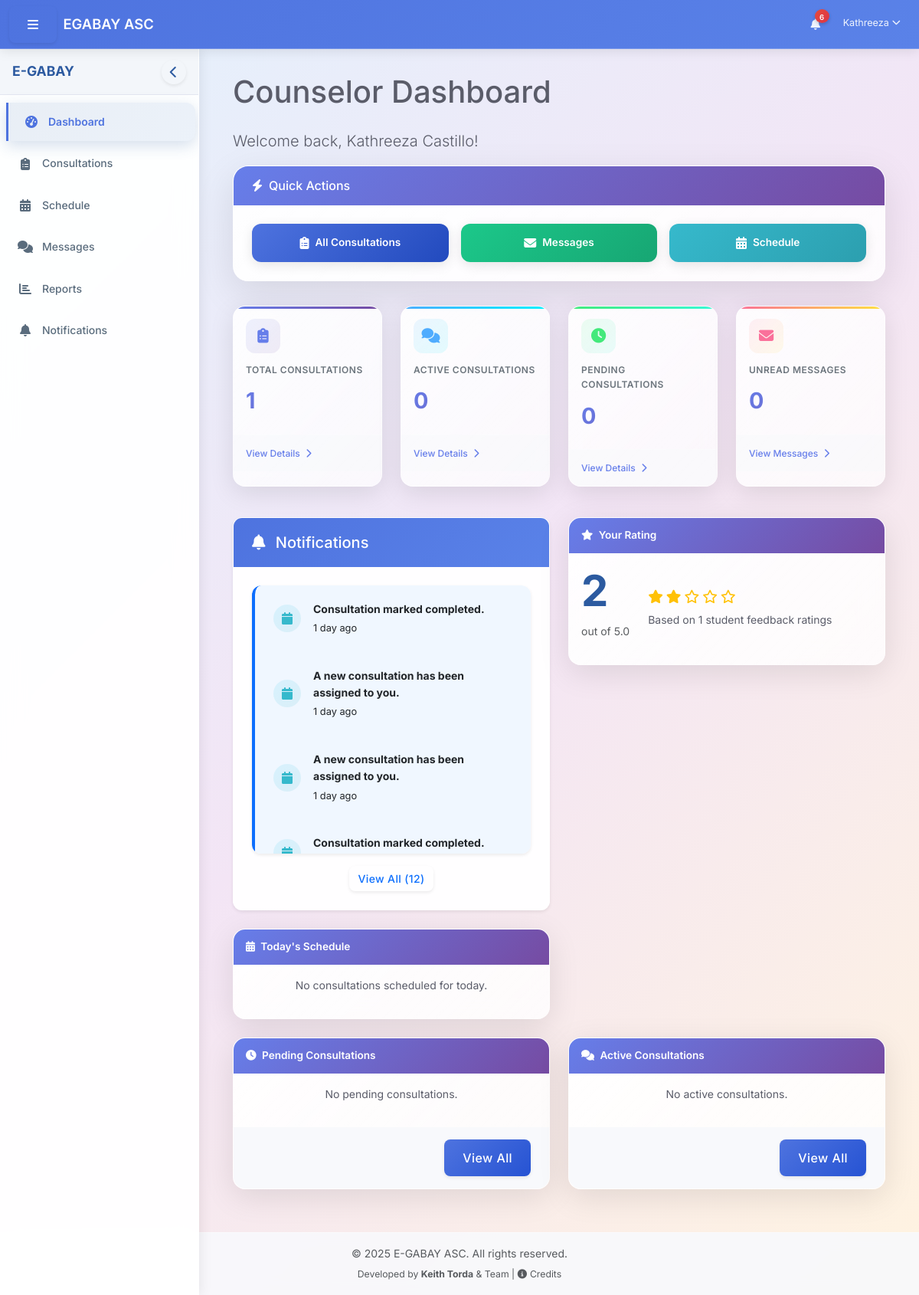
/dashboard/counselor/index.php?t=1754320308 (signed in), run on the app's committed database.
### tables this page shows
CREATE TABLE `system_notifications` (
  `id` int(11) NOT NULL AUTO_INCREMENT,
  `user_id` int(11) DEFAULT NULL,
  `target_role` varchar(50) DEFAULT NULL,
  `message` text NOT NULL,
  `notification_type` varchar(20) DEFAULT 'info',
  `category` varchar(50) DEFAULT 'system',
  `link` varchar(255) DEFAULT NULL,
  `is_read` tinyint(1) NOT NULL DEFAULT 0,
  `read_at` datetime DEFAULT NULL,
  `created_at` timestamp NOT NULL DEFAULT current_timestamp(),
  PRIMARY KEY (`id`),
  KEY `user_id` (`user_id`),
  KEY `target_role` (`target_role`)
);

### includes/utility.php (called while the page is built, shortened)
<?php
function timeAgo($datetime) {
    $time = strtotime($datetime);
    $now = time();
    $diff = $now - $time;
    if ($diff < 60) {
        return 'Just now';
    } elseif ($diff < 3600) {
        $mins = floor($diff / 60);
        return $mins . ' minute' . ($mins > 1 ? 's' : '') . ' ago';
    } elseif ($diff < 86400) {
        $hours = floor($diff / 3600);
        return $hours . ' hour' . ($hours > 1 ? 's' : '') . ' ago';
    } elseif ($diff < 604800) {
        $days = floor($diff / 86400);
        return $days . ' day' . ($days > 1 ? 's' : '') . ' ago';
    } elseif ($diff < 2592000) {
        $weeks = floor($diff / 604800);
        return $weeks . ' week' . ($weeks > 1 ? 's' : '') . ' ago';
    } elseif ($diff < 31536000) {
        $months = floor($diff / 2592000);
        return $months . ' month' . ($months > 1 ? 's' : '') . ' ago';
    } else {
        $years = floor($diff / 31536000);
        return $years . ' year' . ($years > 1 ? 's' : '') . ' ago';
    }
}
function getSystemNotifications($user_id, $limit = 10, $category = null) {
    $database = new Database();
    $db = $database->getConnection();
    $role = getUserRoleSafe($user_id);
    try {
        $check_query = "SHOW TABLES LIKE 'system_notifications'";
        $check_stmt = $db->prepare($check_query);
        $check_stmt->execute();
        $table_exists = $check_stmt->fetch();
    } catch (Exception $e) {
        error_log("Error checking system_notifications table: " . $e->getMessage());
        return [];
    }
    $limit = intval($limit);
    $query = "SELECT *
              FROM system_notifications
              WHERE user_id = ? OR target_role = ?";
    $query .= " ORDER BY created_at DESC
                LIMIT {$limit}";
    try {
        $stmt = $db->prepare($query);
        if ($category) {
            $stmt->execute([$user_id, $role, $category]);
        } else {
            $stmt->execute([$user_id, $role]);
        }
        return $stmt->fetchAll(PDO::FETCH_ASSOC);
    } catch (Exception $e) {
        error_log("Error getting system notifications: " . $e->getMessage());
        return [];
    }
}
function getUserRoleSafe($user_id = null) {
    $database = new Database();
    $db = $database->getConnection();
    $role = '';
    try {
        $check_query = "SHOW COLUMNS FROM users LIKE 'role_name'";
        $check_stmt = $db->prepare($check_query);
        $check_stmt->execute();
        $role_column_exists = $check_stmt->fetch();
        if ($role_column_exists) {
            $role_query = "SELECT role_name FROM users WHERE user_id = ?";
            $role_stmt = $db->prepare($role_query);
            $role_stmt->execute([$user_id]);
            $result = $role_stmt->fetch(PDO::FETCH_ASSOC);
            if ($result) {
                $role = $result['role_name'];
            }
        } else {
            $role_query = "SELECT role_id FROM users WHERE user_id = ?";
            $role_stmt = $db->prepare($role_query);
            $role_stmt->execute([$user_id]);
            $result = $role_stmt->fetch(PDO::FETCH_ASSOC);
            if ($result) {
                switch ($result['role_id']) {
                    case 2:
                        $role = 'counselor';
                        break;
                }
            }
        }
    } catch (Exception $e) {
        error_log("Error determining user role: " . $e->getMessage());
    }
    return $role;
}
function getMessageAndConsultationNotifications($user_id, $limit = 5) {
    $database = new Database();
    $db = $database->getConnection();
    $notifications = [];
    $role = getUserRoleSafe($user_id);
    $limit = intval($limit);
    $query = "SELECT cm.*, cs.id as chat_session_id, cs.subject,
              u.first_name, u.last_name,
              cr.is_anonymous, cr.student_id AS cr_student_id
              FROM chat_messages cm
              JOIN chat_sessions cs ON cm.chat_id = cs.id
              JOIN consultation_requests cr ON cs.consultation_id = cr.id
              LEFT JOIN users u ON cm.user_id = u.user_id
              WHERE ((cs.student_id = ? AND cm.user_id != ?) OR (cs.counselor_id = ? AND cm.user_id != ?))
              AND cm.is_read = 0
              ORDER BY cm.created_at DESC
              LIMIT {$limit}";
    try {
        $stmt = $db->prepare($query);
        $stmt->execute([$user_id, $user_id, $user_id, $user_id]);
        $unread_messages = $stmt->fetchAll(PDO::FETCH_ASSOC);
        foreach ($unread_messages as $message) {
            if (isset($message['message_type']) && $message['message_type'] == 'system') {
                $sender_name = 'System';
            } else {
                if ($role == 'counselor' && $message['is_anonymous'] && $message['cr_student_id'] == $message['user_id']) {
                    $sender_name = 'Anonymous Student';
                } else {
                    $sender_name = $message['first_name'] . ' ' . $message['last_name'];
                }
            }
            $notifications[] = [
                'id' => 'msg_' . $message['id'],
                'message' => "New message from {$sender_name} in {$message['subject']}",
                'created_at' => $message['created_at'],
                'is_read' => 0,
                'link' => SITE_URL . '/dashboard/' . $role . '/chat.php?id=' . $message['chat_session_id']
            ];
        }
    } catch (Exception $e) {
        error_log("Error getting unread messages: " . $e->getMessage());
    }
    if ($role == 'student') {
        $query = "SELECT cr.*, u.first_name, u.last_name
                  FROM consultation_requests cr
                  JOIN users u ON cr.counselor_id = u.user_id
                  WHERE cr.student_id = ? AND cr.status = 'live' AND
                  cr.updated_at > (NOW() - INTERVAL 24 HOUR)
                  ORDER BY cr.updated_at DESC
                  LIMIT {$limit}";
        try {
            $stmt = $db->prepare($query);
            $stmt->execute([$user_id]);
            $consultations = $stmt->fetchAll(PDO::FETCH_ASSOC);
            foreach ($consultations as $consultation) {
                $notifications[] = [
                    'id' => 'cons_' . $consultation['id'],
                    'message' => "Your consultation has been approved by {$consultation['first_name']} {$consultation['last_name']}",
                    'created_at' => $consultation['updated_at'],
                    'is_read' => 0,
                    'link' => SITE_URL . '/dashboard/student/view_consultation.php?id=' . $consultation['id']
                ];
            }
        } catch (Exception $e) {
            error_log("Error getting approved consultations: " . $e->getMessage());
        }
    } elseif ($role == 'counselor') {
        $query = "SELECT cr.*, u.first_name, u.last_name
                  FROM consultation_requests cr
                  JOIN users u ON cr.student_id = u.user_id
                  WHERE cr.counselor_id = ? AND cr.status = 'live' AND
                  cr.updated_at > (NOW() - INTERVAL 24 HOUR)
                  ORDER BY cr.updated_at DESC
                  LIMIT {$limit}";
        try {
            $stmt = $db->prepare($query);
            $stmt->execute([$user_id]);
            $consultations = $stmt->fetchAll(PDO::FETCH_ASSOC);
        } catch (Exception $e) {
            error_log("Error getting assigned consultations: " . $e->getMessage());
        }
    }
    usort($notifications, function($a, $b) {
        return strtotime($b['created_at']) - strtotime($a['created_at']);
    });
    return array_slice($notifications, 0, $limit);
}
?>

### includes/notification_component.php (the view, shortened to what this page needs)
<?php
$user_id = $_SESSION['user_id'];
$role = getUserRoleSafe($user_id);
$system_notifications = getSystemNotifications($user_id, 10);
$message_notifications = getMessageAndConsultationNotifications($user_id, 10);
$notifications = array_merge($system_notifications, $message_notifications);
usort($notifications, function($a, $b) {
    return strtotime($b['created_at']) - strtotime($a['created_at']);
});
?>
<div class="card mb-4">
    <div class="card-header bg-primary text-white d-flex justify-content-between align-items-center">
        <h5 class="mb-0"><i class="fas fa-bell me-2"></i> Notifications</h5>
    </div>
    <div class="card-body">
        <?php if (empty($notifications)): ?>
            <div class="text-center py-3">
                <i class="fas fa-bell-slash fa-3x text-muted mb-3"></i>
                <p class="text-muted">No new notifications</p>
            </div>
        <?php else: ?>
            <div class="list-group notification-list">
                <?php foreach (array_slice($notifications, 0, 5) as $notification):
                    $type = $notification['notification_type'] ?? $notification['type'] ?? 'info';
                    $is_read = isset($notification['is_read']) && $notification['is_read'] == 0 ? false : true;
                    $link = isset($notification['link']) && $notification['link'] ? $notification['link'] : SITE_URL . '/dashboard/view_notification.php?id=' . $notification['id'];
                    if (isset($notification['category']) && $notification['category'] === 'message') {
                        if (preg_match('/Consultation #(\d+)/', $notification['message'], $matches)) {
                            $consultation_id = $matches[1];
                            $link = SITE_URL . '/dashboard/' . $role . '/view_consultation.php?id=' . $consultation_id;
                        } elseif (preg_match('/consultation #(\d+)/i', $notification['message'], $matches)) {
                            $consultation_id = $matches[1];
                            $link = SITE_URL . '/dashboard/' . $role . '/view_consultation.php?id=' . $consultation_id;
                        }
                    } elseif (strpos(strtolower($notification['message']), 'message') !== false && strpos(strtolower($notification['message']), 'consultation') !== false) {
                        if (preg_match('/#(\d+)/', $notification['message'], $matches)) {
                            $consultation_id = $matches[1];
                            $link = SITE_URL . '/dashboard/' . $role . '/view_consultation.php?id=' . $consultation_id;
                         }
                     } elseif (strpos(strtolower($notification['message']), 'new message from') !== false) {
                        if (isset($notification['link']) && strpos($notification['link'], 'chat.php') !== false) {
                            $link = $notification['link'];
                        }
                    } elseif (strpos(strtolower($notification['message']), 'has been approved by') !== false) {
                        if (isset($notification['link']) && strpos($notification['link'], 'view_consultation.php') !== false) {
                            $link = $notification['link'];
                        }
                    }
                    if (isset($notification['category'])) {
                        switch ($notification['category']) {
                            case 'consultation':
                                $icon = 'calendar';
                                break;
                        }
                    } elseif (strpos($notification['message'], 'message') !== false) {
                        $icon = 'envelope';
                    } elseif (strpos($notification['message'], 'consultation') !== false) {
                        $icon = 'calendar';
                    }
                ?>
                <a class="list-group-item list-group-item-action <?php echo !$is_read ? 'notification-unread' : ''; ?>" href="<?php echo $link; ?>">
                    <div class="d-flex align-items-center">
                        <div class="notification-icon <?php echo $type; ?> me-3">
                            <i class="fas fa-<?php echo $icon; ?>"></i>
                        </div>
                        <div class="flex-grow-1">
                            <div class="<?php echo !$is_read ? 'fw-bold' : ''; ?>"><?php echo $notification['message']; ?></div>
                            <div class="notification-time"><?php echo timeAgo($notification['created_at']); ?></div>
                        </div>
                    </div>
                </a>
                <?php endforeach; ?>
            </div>
            <?php if (count($notifications) > 5): ?>
                <div class="text-center mt-3">
                    <a href="<?php echo SITE_URL; ?>/notifications.php" class="btn btn-sm btn-outline-primary">
                        View All (<?php echo count($notifications); ?>)
                    </a>
                </div>
            <?php endif; ?>
        <?php endif; ?>
    </div>
</div>

### data on the page
system_notifications: message "Consultation marked completed.", created_at "1 day ago"
system_notifications: message "A new consultation has been assigned to you.", created_at "1 day ago"
system_notifications: message "A new consultation has been assigned to you.", created_at "1 day ago"
system_notifications: message "Consultation marked completed."

### other printed values
$notification_count "6"
$_SESSION['first_name'] "Kathreeza"
$_SESSION['last_name'] "Castillo"
$consultation_stats['total_consultations'] "1"
$consultation_stats['active_consultations'] "0"
$consultation_stats['pending_consultations'] "0"
$unread_count "0"
count($notifications) "12"
$average_rating "2"
$rating_count "1"
